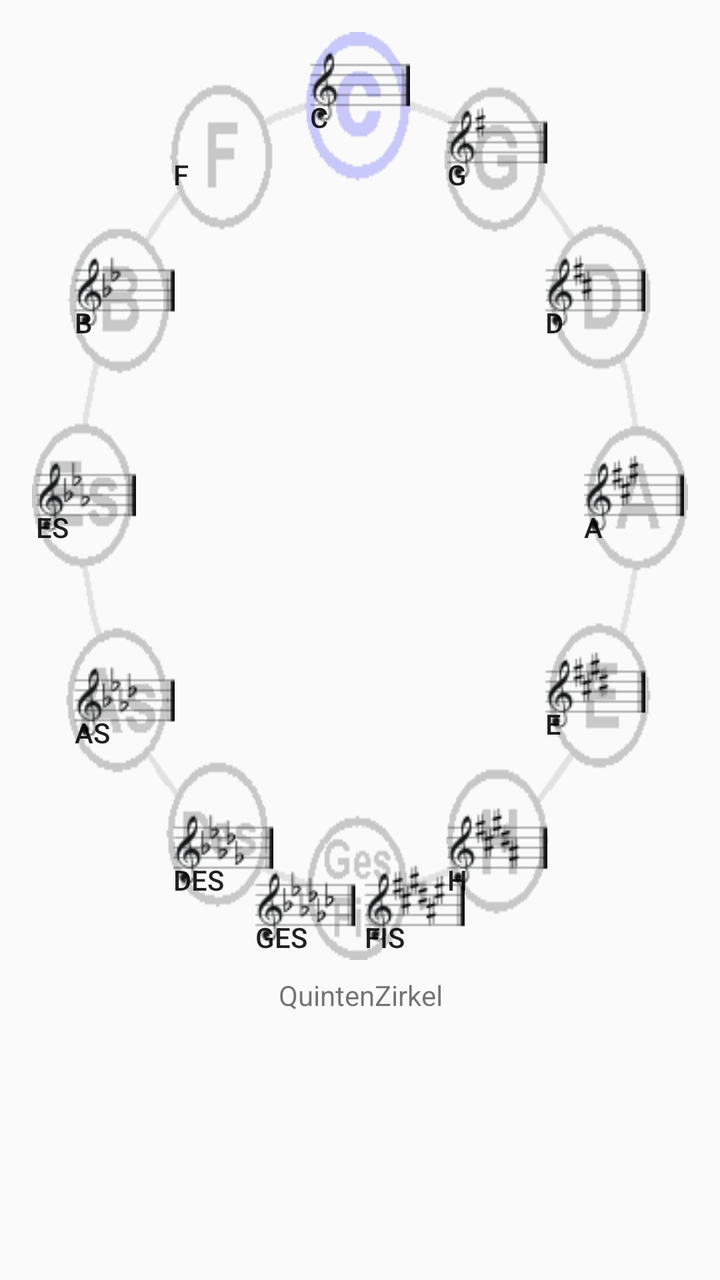
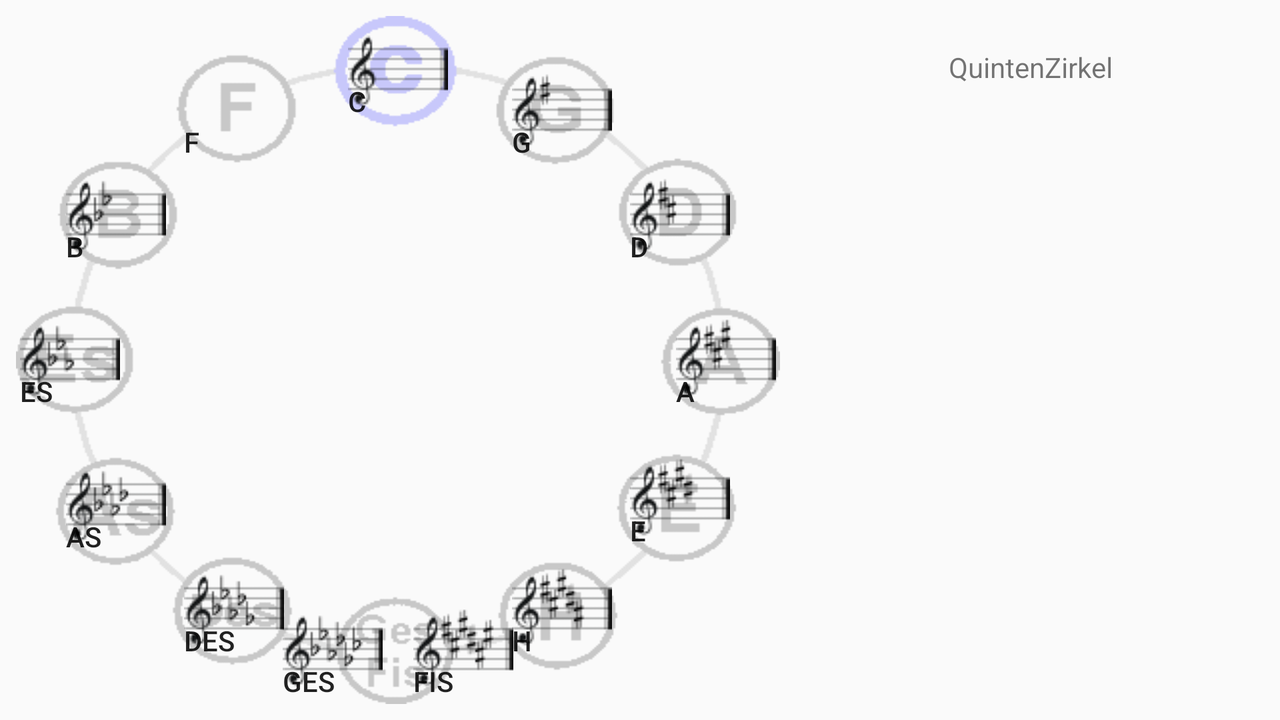

Two renders of one Android screen. The first uses the default layout on a phone; the second uses the alternative layout the repository ships for a different screen configuration, on a matching device. The two XML files are below.
<!-- AndroidManifest.xml: application theme AppTheme -->
<!-- res/layout/frag_quint.xml -->
<android.support.constraint.ConstraintLayout xmlns:android="http://schemas.android.com/apk/res/android"
    xmlns:app="http://schemas.android.com/apk/res-auto"
    xmlns:tools="http://schemas.android.com/tools"
    android:id="@+id/screenQuint"
    xmlns:documentation="QuintenZirkel"
    android:layout_width="match_parent"
    android:layout_height="match_parent"
    tools:context="com.tye.capalyser.frQuint">

    <ImageView
        android:id="@+id/imQuint"
        android:layout_width="0dp"
        android:layout_height="0dp"
        android:layout_marginBottom="160dp"
        android:layout_marginEnd="16dp"
        android:layout_marginStart="16dp"
        android:layout_marginTop="16dp"
        android:alpha="0.2"
        android:contentDescription="@string/descQuint"
        android:scaleType="fitXY"
        android:src="@drawable/quintenzirkel"
        app:layout_constraintBottom_toBottomOf="parent"
        app:layout_constraintEnd_toEndOf="parent"
        app:layout_constraintHorizontal_bias="0.312"
        app:layout_constraintStart_toStartOf="parent"
        app:layout_constraintTop_toTopOf="parent"
        app:layout_constraintVertical_bias="0.0" />

    <TextView
        android:id="@+id/txQuint"
        android:layout_width="0dp"
        android:layout_height="wrap_content"
        android:text="@string/txtQuint"
        android:textAlignment="center"
        app:layout_constraintEnd_toEndOf="@+id/imQuint"
        android:layout_marginEnd="0dp"
        app:layout_constraintTop_toBottomOf="@+id/imQuint"
        app:layout_constraintStart_toStartOf="@+id/imQuint"
        android:layout_marginTop="8dp"
        android:layout_marginRight="0dp" />

    <Spinner
        android:id="@+id/spLeiter"
        android:layout_width="wrap_content"
        android:layout_height="wrap_content"
        android:layout_marginBottom="0dp"
        android:entries="@array/leiter"
        android:gravity="center"
        app:layout_constraintBottom_toTopOf="@+id/spAkkord"
        app:layout_constraintStart_toStartOf="@+id/spAkkord"
        android:layout_marginStart="0dp"
        app:layout_constraintEnd_toEndOf="@+id/spAkkord" />

    <Spinner
        android:id="@+id/spAkkord"
        android:layout_width="wrap_content"
        android:layout_height="wrap_content"
        android:layout_marginTop="0dp"
        android:entries="@array/akkord"
        android:gravity="center"
        app:layout_constraintEnd_toEndOf="@+id/btEs"
        app:layout_constraintStart_toStartOf="@+id/btA"
        app:layout_constraintTop_toTopOf="@+id/btC"
        app:layout_constraintBottom_toBottomOf="@+id/imQuint"
        android:layout_marginBottom="0dp"
        android:layout_marginStart="8dp"
        android:layout_marginEnd="8dp" />

    <Switch
        android:id="@+id/swOktave"
        android:layout_width="wrap_content"
        android:layout_height="wrap_content"
        android:layout_marginEnd="8dp"
        android:layout_marginStart="8dp"
        android:layout_marginTop="0dp"
        android:text="@string/oktave"
        app:layout_constraintEnd_toEndOf="@+id/spAkkord"
        app:layout_constraintStart_toStartOf="@+id/spAkkord"
        app:layout_constraintTop_toBottomOf="@+id/spAkkord" />


    

    
    <Button
        android:id="@+id/btGes" android:tag="@string/taGes" android:text="@string/taGes" android:background="@drawable/tonart_02_ges_dur_es_moll"
        app:layout_constraintHorizontal_bias="0.4" app:layout_constraintVertical_bias=  "1.0"       documentation:purpose="Pos06L"
        app:layout_constraintTop_toTopOf=       "@+id/imQuint" app:layout_constraintStart_toStartOf=   "@+id/imQuint"
        app:layout_constraintBottom_toBottomOf= "@+id/imQuint" app:layout_constraintEnd_toEndOf=       "@+id/imQuint"
        style="@style/TonartSymbol" tools:ignore="MissingPrefix" />

    <Button
        android:id="@+id/btDes" android:tag="@string/taDes" android:text="@string/taDes" android:background="@drawable/tonart_03_des_dur_b_moll"
        app:layout_constraintHorizontal_bias="0.25" app:layout_constraintVertical_bias=  "0.93"     documentation:purpose="Pos07"
        app:layout_constraintTop_toTopOf=       "@+id/imQuint" app:layout_constraintStart_toStartOf=   "@+id/imQuint"
        app:layout_constraintBottom_toBottomOf= "@+id/imQuint" app:layout_constraintEnd_toEndOf=       "@+id/imQuint"
        style="@style/TonartSymbol" tools:ignore="MissingPrefix" />

    <Button
        android:id="@+id/btAs" android:tag="@string/taAs" android:text="@string/taAs" android:background="@drawable/tonart_04_as_dur_f_moll"
        app:layout_constraintHorizontal_bias="0.07" app:layout_constraintVertical_bias=  "0.75"     documentation:purpose="Pos08"
        app:layout_constraintTop_toTopOf=       "@+id/imQuint" app:layout_constraintStart_toStartOf=   "@+id/imQuint"
        app:layout_constraintBottom_toBottomOf= "@+id/imQuint" app:layout_constraintEnd_toEndOf=       "@+id/imQuint"
        style="@style/TonartSymbol" tools:ignore="MissingPrefix" />

    <Button
        android:id="@+id/btEs" android:tag="@string/taEs" android:text="@string/taEs" android:background="@drawable/tonart_05_es_dur_c_moll"
        app:layout_constraintHorizontal_bias="0.0" app:layout_constraintVertical_bias=  "0.5"       documentation:purpose="Pos09"
        app:layout_constraintTop_toTopOf=       "@+id/imQuint" app:layout_constraintStart_toStartOf=   "@+id/imQuint"
        app:layout_constraintBottom_toBottomOf= "@+id/imQuint" app:layout_constraintEnd_toEndOf=       "@+id/imQuint"
        style="@style/TonartSymbol" tools:ignore="MissingPrefix" />

    <Button
        android:id="@+id/btB" android:tag="@string/taB" android:text="@string/taB" android:background="@drawable/tonart_06_b_dur_g_moll"
        app:layout_constraintHorizontal_bias="0.07" app:layout_constraintVertical_bias=  "0.25"     documentation:purpose="Pos10"
        app:layout_constraintTop_toTopOf=       "@+id/imQuint" app:layout_constraintStart_toStartOf=   "@+id/imQuint"
        app:layout_constraintBottom_toBottomOf= "@+id/imQuint" app:layout_constraintEnd_toEndOf=       "@+id/imQuint"
        style="@style/TonartSymbol" tools:ignore="MissingPrefix" />

    <Button
        android:id="@+id/btF" android:tag="@string/taF" android:text="@string/taF" android:background="@drawable/tonart_07_f_dur_d_moll"
        app:layout_constraintHorizontal_bias="0.25" app:layout_constraintVertical_bias=  "0.07"     documentation:purpose="Pos11"
        app:layout_constraintTop_toTopOf=       "@+id/imQuint" app:layout_constraintStart_toStartOf=   "@+id/imQuint"
        app:layout_constraintBottom_toBottomOf= "@+id/imQuint" app:layout_constraintEnd_toEndOf=       "@+id/imQuint"
        style="@style/TonartSymbol" tools:ignore="MissingPrefix" />

    <Button
        android:id="@+id/btC" android:tag="@string/taC" android:text="@string/taC" android:background="@drawable/tonart_08_c_dur_a_moll"
        app:layout_constraintHorizontal_bias="0.5" app:layout_constraintVertical_bias=  "0.0"       documentation:purpose="Pos12"
        app:layout_constraintTop_toTopOf=       "@+id/imQuint" app:layout_constraintStart_toStartOf=   "@+id/imQuint"
        app:layout_constraintBottom_toBottomOf= "@+id/imQuint" app:layout_constraintEnd_toEndOf=       "@+id/imQuint"
        style="@style/TonartSymbol" tools:ignore="MissingPrefix" />

    <Button
        android:id="@+id/btG" android:tag="@string/taG" android:text="@string/taG" android:background="@drawable/tonart_09_g_dur_e_moll"
        app:layout_constraintHorizontal_bias="0.75" app:layout_constraintVertical_bias=  "0.07"     documentation:purpose="Pos01"
        app:layout_constraintTop_toTopOf=       "@+id/imQuint" app:layout_constraintStart_toStartOf=   "@+id/imQuint"
        app:layout_constraintBottom_toBottomOf= "@+id/imQuint" app:layout_constraintEnd_toEndOf=       "@+id/imQuint"
        style="@style/TonartSymbol" tools:ignore="MissingPrefix" />

    <Button
        android:id="@+id/btD" android:tag="@string/taD" android:text="@string/taD" android:background="@drawable/tonart_10_d_dur_h_moll"
        app:layout_constraintHorizontal_bias="0.93" app:layout_constraintVertical_bias=  "0.25"     documentation:purpose="Pos02"
        app:layout_constraintTop_toTopOf=       "@+id/imQuint" app:layout_constraintStart_toStartOf=   "@+id/imQuint"
        app:layout_constraintBottom_toBottomOf= "@+id/imQuint" app:layout_constraintEnd_toEndOf=       "@+id/imQuint"
        style="@style/TonartSymbol" tools:ignore="MissingPrefix" />

    <Button
        android:id="@+id/btA" android:tag="@string/taA" android:text="@string/taA" android:background="@drawable/tonart_11_a_dur_fis_moll"
        app:layout_constraintHorizontal_bias="1.0" app:layout_constraintVertical_bias=  "0.50"      documentation:purpose="Pos03"
        app:layout_constraintTop_toTopOf=       "@+id/imQuint" app:layout_constraintStart_toStartOf=   "@+id/imQuint"
        app:layout_constraintBottom_toBottomOf= "@+id/imQuint" app:layout_constraintEnd_toEndOf=       "@+id/imQuint"
        style="@style/TonartSymbol" tools:ignore="MissingPrefix" />

    <Button
        android:id="@+id/btE" android:tag="@string/taE" android:text="@string/taE" android:background="@drawable/tonart_12_e_dur_cis_moll"
        app:layout_constraintHorizontal_bias="0.93" app:layout_constraintVertical_bias=  "0.74"     documentation:purpose="Pos04"
        app:layout_constraintTop_toTopOf=       "@+id/imQuint" app:layout_constraintStart_toStartOf=   "@+id/imQuint"
        app:layout_constraintBottom_toBottomOf= "@+id/imQuint" app:layout_constraintEnd_toEndOf=       "@+id/imQuint"
        style="@style/TonartSymbol" tools:ignore="MissingPrefix" />

    <Button
        android:id="@+id/btH" android:tag="@string/taH" android:text="@string/taH" android:background="@drawable/tonart_13_h_dur_gis_moll"
        app:layout_constraintHorizontal_bias="0.75" app:layout_constraintVertical_bias=  "0.93"     documentation:purpose="Pos05"
        app:layout_constraintTop_toTopOf=       "@+id/imQuint" app:layout_constraintStart_toStartOf=   "@+id/imQuint"
        app:layout_constraintBottom_toBottomOf= "@+id/imQuint" app:layout_constraintEnd_toEndOf=       "@+id/imQuint"
        style="@style/TonartSymbol" tools:ignore="MissingPrefix" />

    <Button
        android:id="@+id/btFis" android:tag="@string/taFis" android:text="@string/taFis" android:background="@drawable/tonart_14_fis_dur_dis_moll"
        app:layout_constraintHorizontal_bias="0.6" app:layout_constraintVertical_bias=  "1.0"       documentation:purpose="Pos06R"
        app:layout_constraintTop_toTopOf=       "@+id/imQuint" app:layout_constraintStart_toStartOf=   "@+id/imQuint"
        app:layout_constraintBottom_toBottomOf= "@+id/imQuint" app:layout_constraintEnd_toEndOf=       "@+id/imQuint"
        style="@style/TonartSymbol" tools:ignore="MissingPrefix" />

</android.support.constraint.ConstraintLayout>
<!-- resources referenced by this layout -->
<resources>
  <string-array name="akkord">
          <item>"Grundstellung"</item>
          <item>"1. Umkehrung"</item>
          <item>"2. Umkehrung"</item>
          <item>"3. Umkehrung"</item>
      </string-array>
  <string-array name="leiter">
          <item>"Dur"</item>
          <item>"Moll"</item>
      </string-array>
  <!-- drawable quintenzirkel: gif bitmap (drawable, 4755 bytes) -->
  <!-- drawable tonart_02_ges_dur_es_moll: png bitmap (drawable, 1777 bytes) -->
  <!-- drawable tonart_03_des_dur_b_moll: png bitmap (drawable, 1688 bytes) -->
  <!-- drawable tonart_04_as_dur_f_moll: png bitmap (drawable, 1601 bytes) -->
  <!-- drawable tonart_05_es_dur_c_moll: png bitmap (drawable, 1495 bytes) -->
  <!-- drawable tonart_06_b_dur_g_moll: png bitmap (drawable, 1382 bytes) -->
  <!-- drawable tonart_08_c_dur_a_moll: png bitmap (drawable, 1174 bytes) -->
  <!-- drawable tonart_09_g_dur_e_moll: png bitmap (drawable, 1324 bytes) -->
  <!-- drawable tonart_10_d_dur_h_moll: png bitmap (drawable, 1461 bytes) -->
  <!-- drawable tonart_11_a_dur_fis_moll: png bitmap (drawable, 1602 bytes) -->
  <!-- drawable tonart_12_e_dur_cis_moll: png bitmap (drawable, 1747 bytes) -->
  <!-- drawable tonart_13_h_dur_gis_moll: png bitmap (drawable, 1869 bytes) -->
  <!-- drawable tonart_14_fis_dur_dis_moll: png bitmap (drawable, 1974 bytes) -->
  <string name="descQuint">Quintenzirkel</string>
  <string name="oktave">mit Oktave</string>
  <string name="taA">A</string>
  <string name="taAs">As</string>
  <string name="taB">B</string>
  <string name="taC">C</string>
  <string name="taD">D</string>
  <string name="taDes">Des</string>
  <string name="taE">E</string>
  <string name="taEs">Es</string>
  <string name="taF">F</string>
  <string name="taFis">Fis</string>
  <string name="taG">G</string>
  <string name="taGes">Ges</string>
  <string name="taH">H</string>
  <string name="txtQuint">QuintenZirkel</string>
  <style name="TonartSymbol">
          <item name="android:layout_width">50dp</item> <item name="android:layout_height">50dp</item>
          <item name="android:clickable">true</item>    <item name="android:focusable">true</item>
          <item name="android:gravity">bottom</item>
          <item name="android:layout_marginTop">2dp</item>
          <item name="android:layout_marginStart">2dp</item>
          <item name="android:layout_marginBottom">2dp</item>
          <item name="android:layout_marginEnd">2dp</item>
      </style>
  <style name="AppTheme" parent="Theme.AppCompat.Light.DarkActionBar">
          
          <item name="colorPrimary">@color/colorPrimary</item>
          <item name="colorPrimaryDark">@color/colorPrimaryDark</item>
          <item name="colorAccent">@color/colorAccent</item>
      </style>
</resources>
<!-- res/layout-land/frag_quint.xml (the author's variant of the layout above) -->
<!-- drawn on the phone turned sideways -->
<android.support.constraint.ConstraintLayout xmlns:android="http://schemas.android.com/apk/res/android"
    android:id="@+id/screenQuint"
    xmlns:app="http://schemas.android.com/apk/res-auto"
    xmlns:tools="http://schemas.android.com/tools"
    xmlns:documentation="QuintenZirkel"
    android:layout_width="match_parent"
    android:layout_height="match_parent"
    tools:context="com.tye.capalyser.frQuint">

    <ImageView
        android:id="@+id/imQuint"
        android:layout_width="0dp"
        android:layout_height="0dp"
        android:layout_marginBottom="8dp"
        android:layout_marginEnd="250dp"
        android:layout_marginStart="8dp"
        android:layout_marginTop="8dp"
        android:alpha="0.2"
        android:scaleType="fitXY"
        android:src="@drawable/quintenzirkel"
        app:layout_constraintBottom_toBottomOf="parent"
        app:layout_constraintEnd_toEndOf="parent"
        app:layout_constraintHorizontal_bias="0.0"
        app:layout_constraintStart_toStartOf="parent"
        app:layout_constraintTop_toTopOf="parent" />

    <TextView
        android:id="@+id/txQuint"
        android:layout_width="0dp"
        android:layout_height="wrap_content"
        android:layout_marginStart="8dp"
        android:text="@string/txtQuint"
        android:textAlignment="center"
        app:layout_constraintEnd_toEndOf="parent"
        android:layout_marginEnd="8dp"
        app:layout_constraintTop_toTopOf="@+id/imQuint"
        android:layout_marginTop="16dp"
        app:layout_constraintStart_toEndOf="@+id/imQuint" />

    <Spinner
        android:id="@+id/spLeiter"
        android:layout_width="wrap_content"
        android:layout_height="wrap_content"
        android:layout_marginBottom="0dp"
        android:entries="@array/leiter"
        android:gravity="center"
        app:layout_constraintBottom_toTopOf="@+id/spAkkord"
        app:layout_constraintStart_toStartOf="@+id/spAkkord"
        android:layout_marginStart="0dp"
        app:layout_constraintEnd_toEndOf="@+id/spAkkord" />

    <Spinner
        android:id="@+id/spAkkord"
        android:layout_width="wrap_content"
        android:layout_height="wrap_content"
        android:layout_marginTop="0dp"
        android:entries="@array/akkord"
        android:gravity="center"
        app:layout_constraintEnd_toEndOf="@+id/btEs"
        app:layout_constraintStart_toStartOf="@+id/btA"
        app:layout_constraintTop_toTopOf="@+id/btC"
        app:layout_constraintBottom_toBottomOf="@+id/imQuint"
        android:layout_marginBottom="0dp"
        android:layout_marginStart="8dp"
        android:layout_marginEnd="8dp" />

    <Switch
        android:id="@+id/swOktave"
        android:layout_width="wrap_content"
        android:layout_height="wrap_content"
        android:layout_marginEnd="8dp"
        android:layout_marginStart="8dp"
        android:layout_marginTop="0dp"
        android:text="@string/oktave"
        app:layout_constraintEnd_toEndOf="@+id/spAkkord"
        app:layout_constraintStart_toStartOf="@+id/spAkkord"
        app:layout_constraintTop_toBottomOf="@+id/spAkkord" />



    

    
    <Button
        android:id="@+id/btGes" android:tag="@string/taGes" android:text="@string/taGes" android:background="@drawable/tonart_02_ges_dur_es_moll"
        app:layout_constraintHorizontal_bias="0.4" app:layout_constraintVertical_bias=  "1.0"       documentation:purpose="Pos06L"
        app:layout_constraintTop_toTopOf=       "@+id/imQuint" app:layout_constraintStart_toStartOf=   "@+id/imQuint"
        app:layout_constraintBottom_toBottomOf= "@+id/imQuint" app:layout_constraintEnd_toEndOf=       "@+id/imQuint"
        style="@style/TonartSymbol" tools:ignore="MissingPrefix" />

    <Button
        android:id="@+id/btDes" android:tag="@string/taDes" android:text="@string/taDes" android:background="@drawable/tonart_03_des_dur_b_moll"
        app:layout_constraintHorizontal_bias="0.25" app:layout_constraintVertical_bias=  "0.93"     documentation:purpose="Pos07"
        app:layout_constraintTop_toTopOf=       "@+id/imQuint" app:layout_constraintStart_toStartOf=   "@+id/imQuint"
        app:layout_constraintBottom_toBottomOf= "@+id/imQuint" app:layout_constraintEnd_toEndOf=       "@+id/imQuint"
        style="@style/TonartSymbol" tools:ignore="MissingPrefix" />

    <Button
        android:id="@+id/btAs" android:tag="@string/taAs" android:text="@string/taAs" android:background="@drawable/tonart_04_as_dur_f_moll"
        app:layout_constraintHorizontal_bias="0.07" app:layout_constraintVertical_bias=  "0.75"     documentation:purpose="Pos08"
        app:layout_constraintTop_toTopOf=       "@+id/imQuint" app:layout_constraintStart_toStartOf=   "@+id/imQuint"
        app:layout_constraintBottom_toBottomOf= "@+id/imQuint" app:layout_constraintEnd_toEndOf=       "@+id/imQuint"
        style="@style/TonartSymbol" tools:ignore="MissingPrefix" />

    <Button
        android:id="@+id/btEs" android:tag="@string/taEs" android:text="@string/taEs" android:background="@drawable/tonart_05_es_dur_c_moll"
        app:layout_constraintHorizontal_bias="0.0" app:layout_constraintVertical_bias=  "0.5"       documentation:purpose="Pos09"
        app:layout_constraintTop_toTopOf=       "@+id/imQuint" app:layout_constraintStart_toStartOf=   "@+id/imQuint"
        app:layout_constraintBottom_toBottomOf= "@+id/imQuint" app:layout_constraintEnd_toEndOf=       "@+id/imQuint"
        style="@style/TonartSymbol" tools:ignore="MissingPrefix" />

    <Button
        android:id="@+id/btB" android:tag="@string/taB" android:text="@string/taB" android:background="@drawable/tonart_06_b_dur_g_moll"
        app:layout_constraintHorizontal_bias="0.07" app:layout_constraintVertical_bias=  "0.25"     documentation:purpose="Pos10"
        app:layout_constraintTop_toTopOf=       "@+id/imQuint" app:layout_constraintStart_toStartOf=   "@+id/imQuint"
        app:layout_constraintBottom_toBottomOf= "@+id/imQuint" app:layout_constraintEnd_toEndOf=       "@+id/imQuint"
        style="@style/TonartSymbol" tools:ignore="MissingPrefix" />

    <Button
        android:id="@+id/btF" android:tag="@string/taF" android:text="@string/taF" android:background="@drawable/tonart_07_f_dur_d_moll"
        app:layout_constraintHorizontal_bias="0.25" app:layout_constraintVertical_bias=  "0.07"     documentation:purpose="Pos11"
        app:layout_constraintTop_toTopOf=       "@+id/imQuint" app:layout_constraintStart_toStartOf=   "@+id/imQuint"
        app:layout_constraintBottom_toBottomOf= "@+id/imQuint" app:layout_constraintEnd_toEndOf=       "@+id/imQuint"
        style="@style/TonartSymbol" tools:ignore="MissingPrefix" />

    <Button
        android:id="@+id/btC" android:tag="@string/taC" android:text="@string/taC" android:background="@drawable/tonart_08_c_dur_a_moll"
        app:layout_constraintHorizontal_bias="0.5" app:layout_constraintVertical_bias=  "0.0"       documentation:purpose="Pos12"
        app:layout_constraintTop_toTopOf=       "@+id/imQuint" app:layout_constraintStart_toStartOf=   "@+id/imQuint"
        app:layout_constraintBottom_toBottomOf= "@+id/imQuint" app:layout_constraintEnd_toEndOf=       "@+id/imQuint"
        style="@style/TonartSymbol" tools:ignore="MissingPrefix" />

    <Button
        android:id="@+id/btG" android:tag="@string/taG" android:text="@string/taG" android:background="@drawable/tonart_09_g_dur_e_moll"
        app:layout_constraintHorizontal_bias="0.75" app:layout_constraintVertical_bias=  "0.07"     documentation:purpose="Pos01"
        app:layout_constraintTop_toTopOf=       "@+id/imQuint" app:layout_constraintStart_toStartOf=   "@+id/imQuint"
        app:layout_constraintBottom_toBottomOf= "@+id/imQuint" app:layout_constraintEnd_toEndOf=       "@+id/imQuint"
        style="@style/TonartSymbol" tools:ignore="MissingPrefix" />

    <Button
        android:id="@+id/btD" android:tag="@string/taD" android:text="@string/taD" android:background="@drawable/tonart_10_d_dur_h_moll"
        app:layout_constraintHorizontal_bias="0.93" app:layout_constraintVertical_bias=  "0.25"     documentation:purpose="Pos02"
        app:layout_constraintTop_toTopOf=       "@+id/imQuint" app:layout_constraintStart_toStartOf=   "@+id/imQuint"
        app:layout_constraintBottom_toBottomOf= "@+id/imQuint" app:layout_constraintEnd_toEndOf=       "@+id/imQuint"
        style="@style/TonartSymbol" tools:ignore="MissingPrefix" />

    <Button
        android:id="@+id/btA" android:tag="@string/taA" android:text="@string/taA" android:background="@drawable/tonart_11_a_dur_fis_moll"
        app:layout_constraintHorizontal_bias="1.0" app:layout_constraintVertical_bias=  "0.50"      documentation:purpose="Pos03"
        app:layout_constraintTop_toTopOf=       "@+id/imQuint" app:layout_constraintStart_toStartOf=   "@+id/imQuint"
        app:layout_constraintBottom_toBottomOf= "@+id/imQuint" app:layout_constraintEnd_toEndOf=       "@+id/imQuint"
        style="@style/TonartSymbol" tools:ignore="MissingPrefix" />

    <Button
        android:id="@+id/btE" android:tag="@string/taE" android:text="@string/taE" android:background="@drawable/tonart_12_e_dur_cis_moll"
        app:layout_constraintHorizontal_bias="0.93" app:layout_constraintVertical_bias=  "0.74"     documentation:purpose="Pos04"
        app:layout_constraintTop_toTopOf=       "@+id/imQuint" app:layout_constraintStart_toStartOf=   "@+id/imQuint"
        app:layout_constraintBottom_toBottomOf= "@+id/imQuint" app:layout_constraintEnd_toEndOf=       "@+id/imQuint"
        style="@style/TonartSymbol" tools:ignore="MissingPrefix" />

    <Button
        android:id="@+id/btH" android:tag="@string/taH" android:text="@string/taH" android:background="@drawable/tonart_13_h_dur_gis_moll"
        app:layout_constraintHorizontal_bias="0.75" app:layout_constraintVertical_bias=  "0.93"     documentation:purpose="Pos05"
        app:layout_constraintTop_toTopOf=       "@+id/imQuint" app:layout_constraintStart_toStartOf=   "@+id/imQuint"
        app:layout_constraintBottom_toBottomOf= "@+id/imQuint" app:layout_constraintEnd_toEndOf=       "@+id/imQuint"
        style="@style/TonartSymbol" tools:ignore="MissingPrefix" />

    <Button
        android:id="@+id/btFis" android:tag="@string/taFis" android:text="@string/taFis" android:background="@drawable/tonart_14_fis_dur_dis_moll"
        app:layout_constraintHorizontal_bias="0.6" app:layout_constraintVertical_bias=  "1.0"       documentation:purpose="Pos06R"
        app:layout_constraintTop_toTopOf=       "@+id/imQuint" app:layout_constraintStart_toStartOf=   "@+id/imQuint"
        app:layout_constraintBottom_toBottomOf= "@+id/imQuint" app:layout_constraintEnd_toEndOf=       "@+id/imQuint"
        style="@style/TonartSymbol" tools:ignore="MissingPrefix" />

</android.support.constraint.ConstraintLayout>
<!-- resources referenced by the variant -->
<!-- as the phone turned sideways resolves them -->
<resources>
  <string-array name="akkord">
          <item>"Grundstellung"</item>
          <item>"1. Umkehrung"</item>
          <item>"2. Umkehrung"</item>
          <item>"3. Umkehrung"</item>
      </string-array>
  <string-array name="leiter">
          <item>"Dur"</item>
          <item>"Moll"</item>
      </string-array>
  <!-- drawable quintenzirkel: gif bitmap (drawable, 4755 bytes) -->
  <!-- drawable tonart_02_ges_dur_es_moll: png bitmap (drawable, 1777 bytes) -->
  <!-- drawable tonart_03_des_dur_b_moll: png bitmap (drawable, 1688 bytes) -->
  <!-- drawable tonart_04_as_dur_f_moll: png bitmap (drawable, 1601 bytes) -->
  <!-- drawable tonart_05_es_dur_c_moll: png bitmap (drawable, 1495 bytes) -->
  <!-- drawable tonart_06_b_dur_g_moll: png bitmap (drawable, 1382 bytes) -->
  <!-- drawable tonart_08_c_dur_a_moll: png bitmap (drawable, 1174 bytes) -->
  <!-- drawable tonart_09_g_dur_e_moll: png bitmap (drawable, 1324 bytes) -->
  <!-- drawable tonart_10_d_dur_h_moll: png bitmap (drawable, 1461 bytes) -->
  <!-- drawable tonart_11_a_dur_fis_moll: png bitmap (drawable, 1602 bytes) -->
  <!-- drawable tonart_12_e_dur_cis_moll: png bitmap (drawable, 1747 bytes) -->
  <!-- drawable tonart_13_h_dur_gis_moll: png bitmap (drawable, 1869 bytes) -->
  <!-- drawable tonart_14_fis_dur_dis_moll: png bitmap (drawable, 1974 bytes) -->
  <string name="oktave">mit Oktave</string>
  <string name="taA">A</string>
  <string name="taAs">As</string>
  <string name="taB">B</string>
  <string name="taC">C</string>
  <string name="taD">D</string>
  <string name="taDes">Des</string>
  <string name="taE">E</string>
  <string name="taEs">Es</string>
  <string name="taF">F</string>
  <string name="taFis">Fis</string>
  <string name="taG">G</string>
  <string name="taGes">Ges</string>
  <string name="taH">H</string>
  <string name="txtQuint">QuintenZirkel</string>
  <style name="TonartSymbol">
          <item name="android:layout_width">50dp</item> <item name="android:layout_height">50dp</item>
          <item name="android:clickable">true</item>    <item name="android:focusable">true</item>
          <item name="android:gravity">bottom</item>
          <item name="android:layout_marginTop">2dp</item>
          <item name="android:layout_marginStart">2dp</item>
          <item name="android:layout_marginBottom">2dp</item>
          <item name="android:layout_marginEnd">2dp</item>
      </style>
  <style name="AppTheme" parent="Theme.AppCompat.Light.DarkActionBar">
          
          <item name="colorPrimary">@color/colorPrimary</item>
          <item name="colorPrimaryDark">@color/colorPrimaryDark</item>
          <item name="colorAccent">@color/colorAccent</item>
      </style>
</resources>
